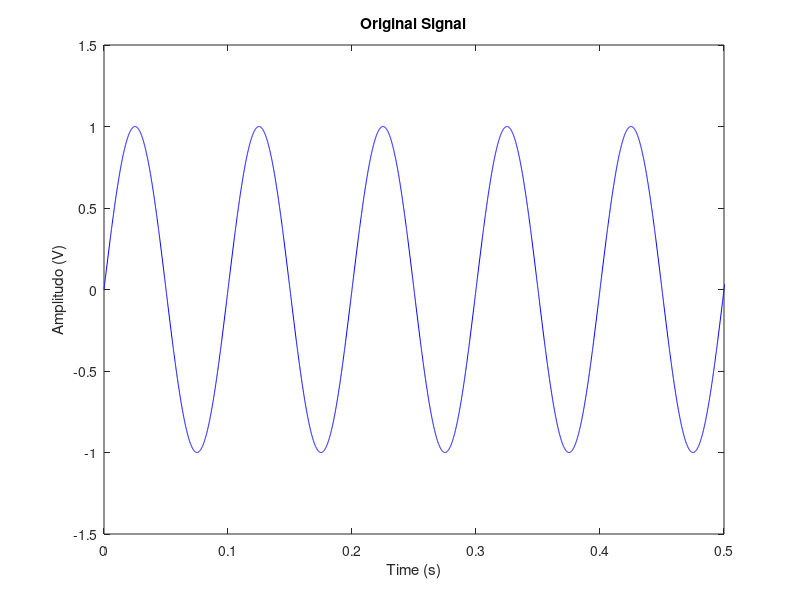
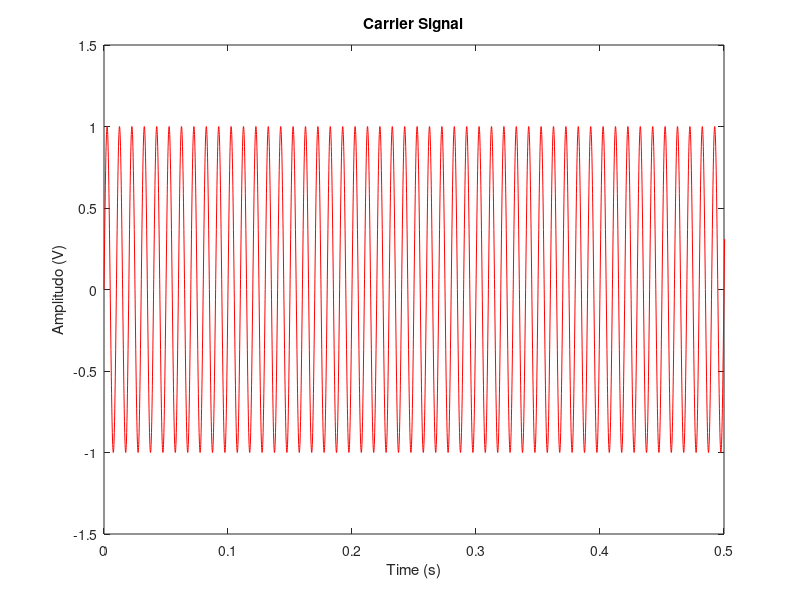

The MATLAB source for these figures, in order: (Note: this script raises an error after producing the figures.)
%Informasi
Fs=10000;
f=10;
Fc=100;
N=10000; 
n=0:N-1;
t=n/Fs; 
x=sin(2*pi*f*t);
figure(1); 
plot(t,x,'-b'); 
xlabel('Time (s)');
ylabel('Amplitudo (V)'); 
title('Original Signal'); 
axis([0 0.5 -1.5 1.5]);

%Carrier
a=sin(2*pi*Fc*t); 
figure(2); 
plot(t,a,'-r'); 
xlabel('Time (s)');
ylabel('Amplitudo (V)'); 
title('Carrier Signal'); 
axis([0 0.5 -1.5 1.5]);

%Modulasi PM
y=pmmod(x,Fc,Fs,3); 
figure(4); 
plot(t,y,'-k');
xlabel('Time(s)');
ylabel('Amplitudo (V)'); 
title('Phase Modulation Signal'); 
axis([0 0.5 -1.5 1.5]);

%Demodulasi PM
x=pmdemod(y,Fc,Fs,3); 
figure(3);
plot(t,x,'-g') ;
xlabel('Time(s)');
ylabel('Amplitudo (V)') ;
title('Phase demodulation Signal') ;
axis([0 0.5 -1.5 1.5]);
